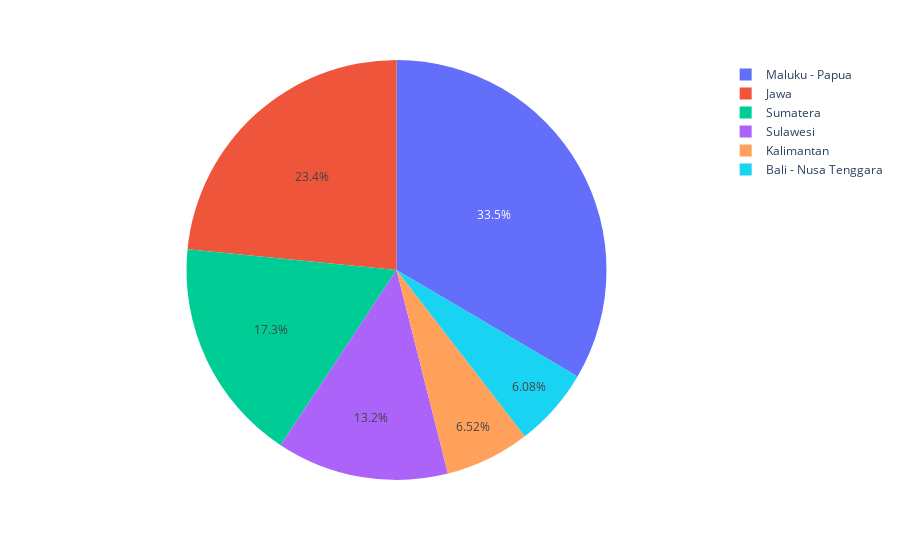

The code cell stored with this chart in its notebook:
### Code cell
px.pie(values = poi.Volume, names = poi.Wilayah)

### Figure 1 — Plotly figure (JSON) as saved in the notebook; plotly's stock layout.template omitted (floating-point values rounded to 4 significant figures; data arrays with more than 128 entries replaced by an {"elided": "..."} marker saying what was removed)
{"data": [{"domain": {"x": [0, 1], "y": [0, 1]}, "hovertemplate": "label=%{label}<br>value=%{value}<extra></extra>", "labels": {"elided": "5544 str values"}, "legendgroup": "", "name": "", "showlegend": true, "type": "pie", "values": {"elided": "5544 int values"}}], "layout": {"legend": {"tracegroupgap": 0}, "margin": {"t": 60}}}
